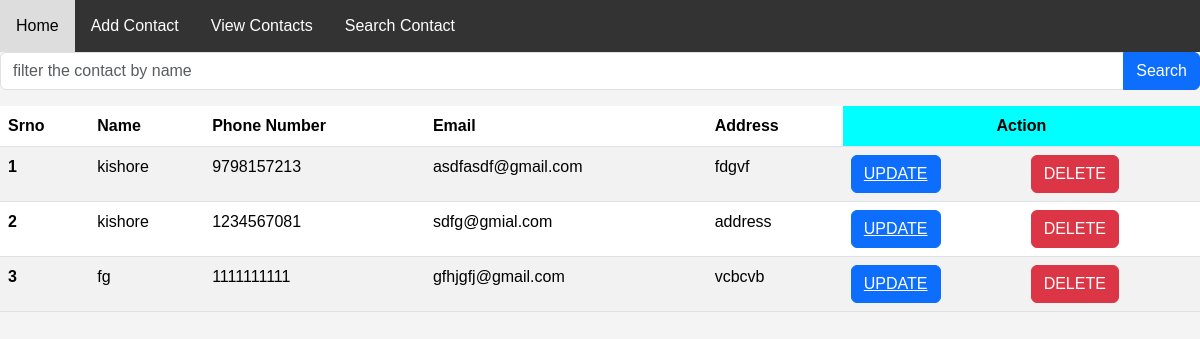
The page /show_contact/ on the database as committed earlier.
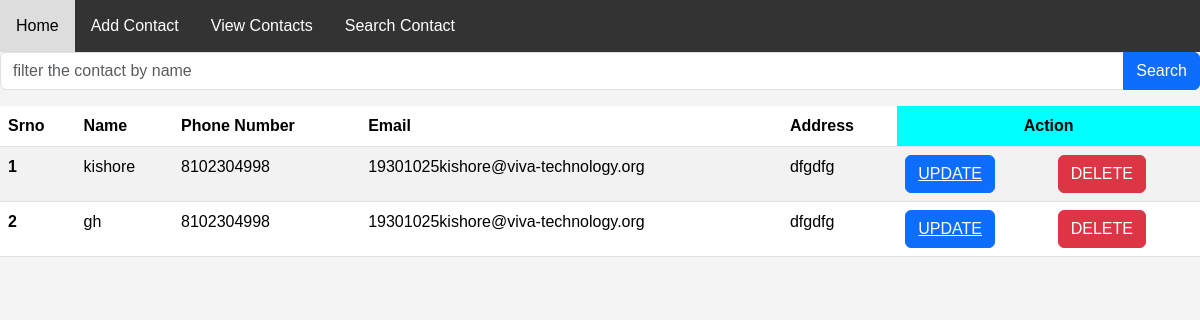
The same page on the database as committed later.
### contacts/models.py (models this page shows)
class ContactInformation(models.Model):
    name=models.CharField(max_length=50)
    phone_number = models.CharField(max_length=10, default='0000000000')
    email=models.EmailField()
    address=models.TextField()
    pincode=models.CharField(max_length=10,default="123")

### contacts/views.py (the view)
# urls.py: path("show_contact/",show_contact,name="show_contact"),
def show_contact(request):
    data=ContactInformation.objects.all()
    if request.GET.get("contact_search"):
        data=data.filter(name__icontains=request.GET.get("contact_search"))
        print("*"*5+request.GET.get("contact_search"))
    return render(request,"displaycontact.html",context={"data":data})

### contacts/templates/displaycontact.html
{% extends "base.html" %}
{% block base %}
<form method="get">
    <div class="input-group mb-3">
        <input type="search" class="form-control" name="contact_search" placeholder="filter the contact by name">
        <button type="submit" class="btn btn-primary">Search</button>
    </div>
</form>
<table class="table table-striped">
    <thead>
        <tr>
            <th scope="col">Srno</th>
            <th scope="col">Name</th>
            <th scope="col">Phone Number</th>
            <th scope="col">Email</th>
            <th scope="col">Address</th>
            <th colspan="2" style="text-align:center; background-color: aqua;" scope="col">Action</th>
        </tr>
    </thead>
    <tbody>
        {% for value in data %}
        <tr>
            <th scope="row">{{forloop.counter}}</th>
            <td>{{value.name}}</td>
            <td>{{value.phone_number}}</td>
            <td>{{value.email}}</td>
            <td>{{value.address}}</td>
            <td scope="col"><button type="button" class="btn btn-primary"><a href="/update_contact/{{value.id}}"
                        style="color: white;"> UPDATE</a></button></td>
            <td scope="col">
                <a href="/delete_contact/{{ value.id }}" class="btn btn-danger" style="color: white;">DELETE</a>
            </td>
        </tr>
        {% endfor %}
    </tbody>
</table>
{% endblock %}

Rows that differ between the two databases and show on the page:
removed ContactInformation: name "fg", phone_number "1111111111", email "gfhjgfj@gmail.com", address "vcbcvb"
changed ContactInformation "kishore": phone_number "9798157213" → "8102304998"; email "asdfasdf@gmail.com" → "19301025kishore@viva-technology.org"; address "fdgvf" → "dfgdfg"
changed ContactInformation (number 2 of 2 on the later page): name "kishore" → "gh"; phone_number "1234567081" → "8102304998"; email "sdfg@gmial.com" → "19301025kishore@viva-technology.org"; address "address" → "dfgdfg"
